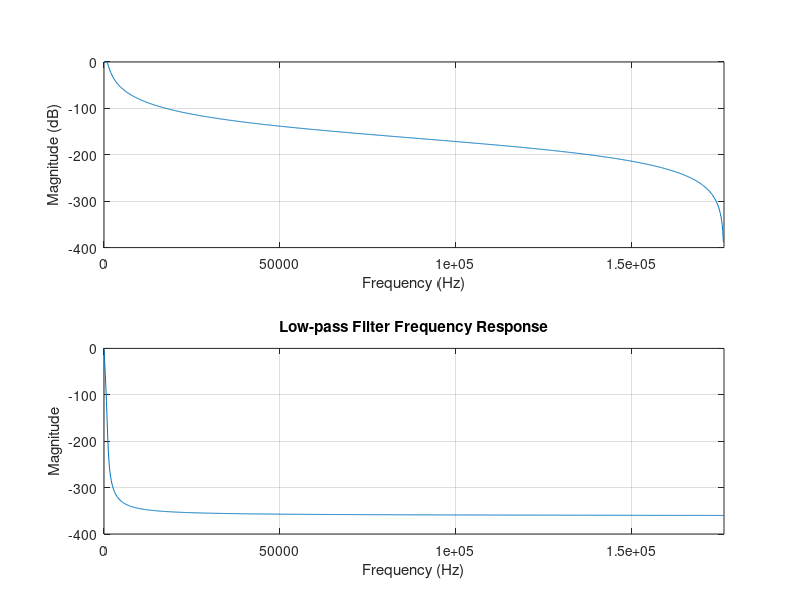

Write the MATLAB code that produced this figure.
% Define the original signal parameters
fs = 44100; % Sampling frequency (Hz)
duration = 0.8; % Signal duration (seconds)
t = linspace(0, duration, fs*duration); % Time vector

% Generate the original signal
x = sin(2*pi*440*t); % Sinusoidal signal at 440 Hz

% Upsample the signal with zero filling
upsampling_factor = 8;
x_upsampled = zeros(1, length(x)*upsampling_factor);
x_upsampled(1:upsampling_factor:end) = x;

% Apply low-pass filtering
cutoff_frequency = 1000; % Cutoff frequency for low-pass filter (Hz)
[b,a] = butter(4, cutoff_frequency/(fs*upsampling_factor/2), 'low'); % Design Butterworth filter
x_filtered = filter(b, a, x_upsampled);

% Plot the results
figure;
subplot(4,1,1);
plot(t, x);
title('Original Signal (44.1 kHz)');
xlabel('Time (s)');
ylabel('Amplitude');

subplot(4,1,2);
t_upsampled = linspace(0, duration, length(x_upsampled));
plot(t_upsampled, x_upsampled);
title('Upsampled Signal with Zero Filling (352800 kHz)');
xlabel('Time (s)');
ylabel('Amplitude');

subplot(4,1,3);
plot(t_upsampled, x_filtered);
title('Interpolated Signal After Low-pass Filtering');
xlabel('Time (s)');
ylabel('Amplitude');

subplot(4,1,4);
freqz(b, a, 1024, fs*upsampling_factor);
title('Low-pass Filter Frequency Response');
xlabel('Frequency (Hz)');
ylabel('Magnitude');
